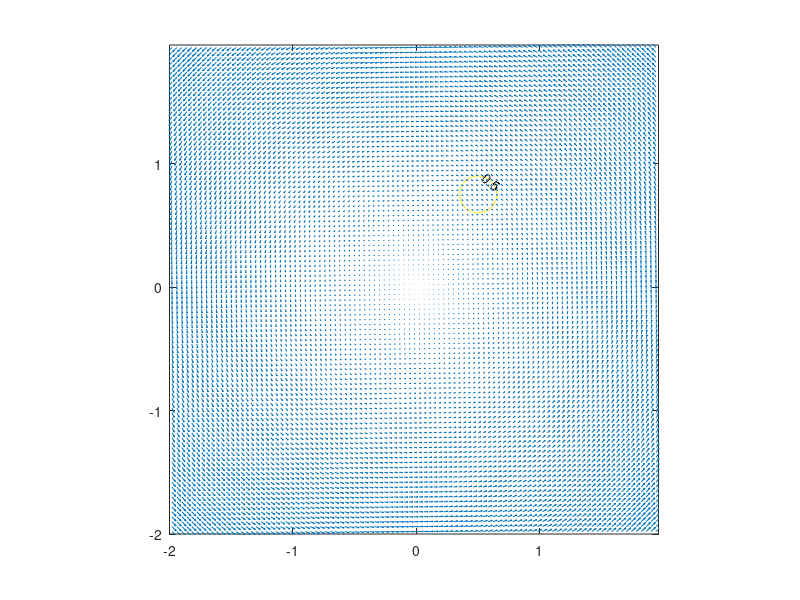

Recreate this plot in MATLAB. (Note: this script raises an error after producing the figure.)
% 
% Driver.m
% Initializes the level set problem on  a rectangular grid

%%
%Grid construction
clear all

lx = 4;
ly = 4;
nx = 100; ny = 100;
dx = lx/nx; dy = ly/ny;
dt = 0.01;
epsilon = dx/2;
x = -lx/2:dx:lx/2-dx;
y = -ly/2:dy:ly/2-dy;
[X,Y] = meshgrid(x,y);

phi = sqrt((X-0.5).^2+(Y-0.75).^2)-0.15;
phi0 = 1./(1+exp(phi./epsilon));
phi = phi0;

contour(X,Y,phi,[0.5 0.5],'showtext','on')
axis equal
hold on

xflow = -lx/2 + dx/2:dx:lx/2 - 3*dx/2;
yflow = -ly/2 + dy/2:dy:ly/2 - 3*dy/2;
[Xflow,Yflow] = meshgrid(xflow,yflow);

% Rotating circle
U = -Yflow;
V = Xflow;
Tfinal = 2*pi;
% Tfinal = 3*Tfinal/4;

% Vortex flow
% U = sin(pi*Xflow).^2.*sin(2*pi*Yflow);
% V = -sin(pi*Yflow).^2.*sin(2*pi*Xflow);
% Tfinal = 1;
% Tfinal = 3*Tfinal/4;
quiver(Xflow,Yflow,U,V)
N = ceil(Tfinal/dt);
reinitialize = 5;
hold off
%N=100;
area = zeros(1,N);

%% Conservative level set
for k=1:N
    time = k*dt;
%     newPhi = LevelSetEvolve(phi,V,U,nx,ny,dx,dy,dt);
    newPhi = ConserveLevelSetEvolve(phi,V,U,nx,ny,dx,dy,dt,epsilon,k,reinitialize);
    phi = newPhi;
    
    colorbar
    [c,h] = contour(X,Y,phi,[0.5 0.5],'showtext','on','linewidth',3);
    xlabel('X')
    ylabel('Y')
    axis equal
    axis([-lx/2 lx/2 -ly/2 ly/2])
    title(sprintf('time=%d',time))
    hold on
    quiver(Xflow,Yflow,U,V)
    set(gca,'fontsize',14)
    hold off
    drawnow
    area(k) = polyarea(c(1,:),c(2,:));
end
hold on
contour(X,Y,phi0,[0.5 0.5],'showtext','on','linewidth',3)
axis equal
quiver(Xflow,Yflow,U,V)
axis([-lx/2 lx/2 -ly/2 ly/2])

% plot area 
figure(2)
title('Volume conservation vortex', 'fontsize',13)
hold on
plot(dt:dt:N*dt,area,'linewidth',3)
xlabel('time','fontsize',13)
ylabel('area','fontsize',13)
axis([0 Tfinal 0 1.1*max(area)])
set(gca,'fontsize',13)
